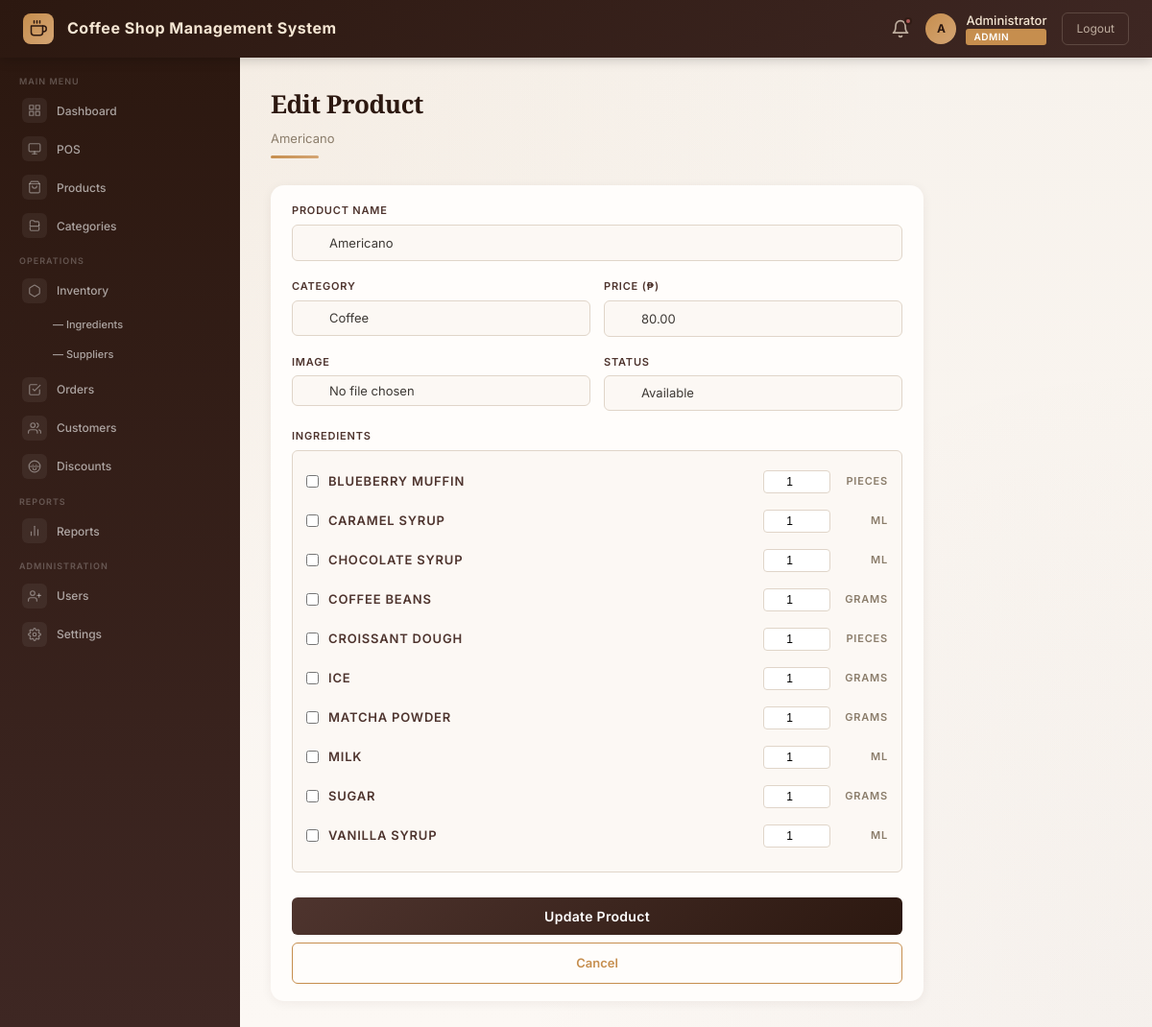
Page /modules/products/edit_product.php?id=1 (signed in) on the committed database.
### tables this page shows
CREATE TABLE products (
    product_id    INT           AUTO_INCREMENT PRIMARY KEY,
    name          VARCHAR(100)  NOT NULL,
    description   TEXT          DEFAULT NULL,
    price         DECIMAL(10,2) NOT NULL,
    category_id   INT           DEFAULT NULL,
    image         VARCHAR(255)  DEFAULT NULL,
    status        ENUM('available', 'unavailable') NOT NULL DEFAULT 'available',
    created_at    TIMESTAMP     DEFAULT CURRENT_TIMESTAMP,
    updated_at    TIMESTAMP     DEFAULT CURRENT_TIMESTAMP ON UPDATE CURRENT_TIMESTAMP,
    FOREIGN KEY (category_id) REFERENCES categories(category_id) ON DELETE SET NULL
);

CREATE TABLE categories (
    category_id   INT          AUTO_INCREMENT PRIMARY KEY,
    name          VARCHAR(100) NOT NULL UNIQUE,
    description   TEXT         DEFAULT NULL,
    created_at    TIMESTAMP    DEFAULT CURRENT_TIMESTAMP
);

CREATE TABLE ingredients (
    ingredient_id   INT           AUTO_INCREMENT PRIMARY KEY,
    name            VARCHAR(100)  NOT NULL UNIQUE,
    stock_quantity  DECIMAL(10,2) NOT NULL DEFAULT 0,
    unit            VARCHAR(20)   NOT NULL DEFAULT 'pieces',
    min_stock_level   DECIMAL(10,2) NOT NULL DEFAULT 10,
    expiration_date   DATE          DEFAULT NULL,
    last_restocked_at TIMESTAMP     NULL DEFAULT NULL,
    created_at        TIMESTAMP     DEFAULT CURRENT_TIMESTAMP,
    updated_at        TIMESTAMP     DEFAULT CURRENT_TIMESTAMP ON UPDATE CURRENT_TIMESTAMP
);

### modules/products/edit_product.php (the view, shortened to what this page needs)
<?php
require_once __DIR__ . '/../../includes/auth.php';
$id = $_GET['id'] ?? 0;
$stmt = $pdo->prepare("SELECT * FROM products WHERE product_id = :id");
$stmt->execute(['id' => $id]);
$product = $stmt->fetch();
$categories = $pdo->query("SELECT * FROM categories ORDER BY name")->fetchAll();
$ingredients = $pdo->query("SELECT * FROM ingredients ORDER BY name")->fetchAll();
$selected_ings = [];
require_once __DIR__ . '/../../includes/dashboard_header.php';
?>
<div class="page-header">
    <div class="page-header-left">
        <h1>Edit Product</h1>
        <p><?= htmlspecialchars($product['name']) ?></p>
        <div class="page-header-accent"></div>
    </div>
</div>
<div class="card" style="max-width:680px;">
    <div class="card-body">
        <form method="POST" enctype="multipart/form-data">
            <div class="form-group">
                <label>Product Name</label>
                <div class="input-wrapper">
                    <input type="text" name="name" required value="<?= htmlspecialchars($_POST['name'] ?? $product['name']) ?>">
                </div>
            </div>
            <div class="form-row">
                <div class="form-group">
                    <label>Category</label>
                    <div class="input-wrapper">
                        <select name="category_id">
                            <?php foreach ($categories as $cat): ?>
                                <option value="<?= $cat['category_id'] ?>" <?= ($_POST['category_id'] ?? $product['category_id']) == $cat['category_id'] ? 'selected' : '' ?>><?= htmlspecialchars($cat['name']) ?></option>
                            <?php endforeach; ?>
                        </select>
                    </div>
                </div>
                <div class="form-group">
                    <label>Price (₱)</label>
                    <div class="input-wrapper">
                        <input type="number" name="price" step="0.01" min="0" required value="<?= htmlspecialchars($_POST['price'] ?? $product['price']) ?>">
                    </div>
                </div>
            </div>
            <div class="form-row">
                <div class="form-group">
                    <label>Image</label>
                    <div class="input-wrapper">
                        <input type="file" name="image" accept="image/*">
                    </div>
                </div>
                <div class="form-group">
                    <label>Status</label>
                    <div class="input-wrapper">
                        <select name="status">
                            <option value="available" <?= ($_POST['status'] ?? $product['status']) === 'available' ? 'selected' : '' ?>>Available</option>
                        </select>
                    </div>
                </div>
            </div>
            <div class="form-group">
                <label>Ingredients</label>
                <div style="border:1.5px solid var(--border-med);border-radius:6px;padding:14px;background:var(--bg-warm);">
                    <?php foreach ($ingredients as $ing): ?>
                        <label style="display:flex;align-items:center;gap:10px;padding:6px 0;cursor:pointer;font-size:13px;">
                            <input type="checkbox" name="ingredients[]" value="<?= $ing['ingredient_id'] ?>" style="accent-color:var(--coffee-gold);" <?= isset($selected_ings[$ing['ingredient_id']]) ? 'checked' : '' ?>>
                            <span style="flex:1;"><?= htmlspecialchars($ing['name']) ?></span>
                            <input type="number" name="quantities[<?= $ing['ingredient_id'] ?>]" value="<?= htmlspecialchars($_POST['quantities'][$ing['ingredient_id']] ?? $selected_ings[$ing['ingredient_id']] ?? '1') ?>" min="0.01" step="0.01" style="width:70px;padding:4px 8px;border:1px solid var(--border-med);border-radius:4px;font-size:12px;text-align:center;">
                            <span style="font-size:11px;color:var(--text-muted);width:50px;text-align:right;"><?= htmlspecialchars($ing['unit']) ?></span>
                        </label>
                    <?php endforeach; ?>
                </div>
            </div>
            <button type="submit" class="btn-primary" style="margin-top:8px;">Update Product</button>
            <a href="products.php" class="btn-outline" style="margin-top:8px;">Cancel</a>
        </form>
    </div>
</div>
<?php require_once __DIR__ . '/../../includes/dashboard_footer.php'; ?>

### assets/css/style.css (style rules this page uses)
*, *::before, *::after { margin: 0; padding: 0; box-sizing: border-box; }
:root { --coffee-dark: #2C1810; --coffee-espresso: #3E2723; --coffee-medium: #4E342E; --coffee-mocha: #5D4037; --coffee-light: #6D4C41; --coffee-caramel: #A67C52; --coffee-gold: #C68E4E; --coffee-latte: #D4A574; --coffee-cream: #F5E6D3; --coffee-foam: #FEF9F3; --accent-teal: #4DB6AC; --accent-coral: #E57373; --accent-sunset: #FFB74D; --accent-sage: #81C784; --accent-lavender: #9575CD; --accent-ocean: #64B5F6; --bg-warm: #FCF8F4; --bg-card: #FFFFFF; --bg-sidebar: #FFFFFF; --text-dark: #1A1A1A; --text-body: #3E3A36; --text-muted: #8B7D6B; --text-light: #B8A99A; --border-light: #F0EBE5; --border-med: #E0D5C9; --shadow-sm: 0 1px 3px rgba(44, 24, 16, 0.06); --shadow-md: 0 4px 16px rgba(44, 24, 16, 0.08); --shadow-lg: 0 8px 32px rgba(44, 24, 16, 0.12); --shadow-card: 0 2px 12px rgba(44, 24, 16, 0.06); --radius-sm: 6px; --radius-md: 10px; --radius-lg: 14px; --radius-xl: 20px; --transition: 0.3s ease; }
html, body { height: 100%; font-family: 'Inter', sans-serif; background: linear-gradient(135deg, var(--coffee-dark), var(--coffee-medium), var(--coffee-light)); color: var(--text-body); line-height: 1.6; }
.form-group { margin-bottom: 18px; }
.form-group label { display: block; font-size: 11px; font-weight: 600; color: var(--coffee-medium); margin-bottom: 5px; text-transform: uppercase; letter-spacing: 0.8px; }
.input-wrapper { position: relative; }
.input-wrapper input, .input-wrapper select, .input-wrapper textarea { width: 100%; padding: 10px 14px 10px 38px; border: 1.5px solid var(--border-med); border-radius: var(--radius-sm); font-size: 13px; font-family: 'Inter', sans-serif; color: var(--text-body); background: var(--bg-warm); transition: all 0.25s ease; outline: none; }
.input-wrapper input::placeholder, .input-wrapper textarea::placeholder { color: var(--text-light); }
.input-wrapper input[type="password"], .input-wrapper input[type="text"] { padding-right: 36px; }
.input-wrapper select { appearance: none; -webkit-appearance: none; background-repeat: no-repeat; background-position: right 10px center; background-size: 14px; padding-right: 32px; cursor: pointer; }
.input-wrapper input[type="file"] { padding-top: 7px; padding-bottom: 7px; cursor: pointer; }
.form-row { display: flex; gap: 14px; }
.form-row .form-group { flex: 1; }
.btn-primary { display: inline-flex; align-items: center; justify-content: center; gap: 8px; width: 100%; padding: 11px 20px; background: linear-gradient(135deg, var(--coffee-medium), var(--coffee-dark)); border: none; border-radius: var(--radius-sm); color: var(--bg-card); font-size: 14px; font-weight: 600; font-family: 'Inter', sans-serif; cursor: pointer; transition: all 0.3s ease; position: relative; overflow: hidden; letter-spacing: 0.3px; }
.btn-outline { display: inline-flex; align-items: center; justify-content: center; gap: 8px; width: 100%; padding: 10px 20px; border: 1.5px solid var(--coffee-gold); border-radius: var(--radius-sm); color: var(--coffee-gold); font-size: 13px; font-weight: 600; font-family: 'Inter', sans-serif; background: transparent; cursor: pointer; text-decoration: none; transition: all 0.25s ease; }
body.dashboard-page { background: linear-gradient(135deg, #EDE6DD 0%, #F5EFE8 40%, #FCF8F4 100%); }
.page-header { margin-bottom: 28px; display: flex; align-items: flex-start; justify-content: space-between; flex-wrap: wrap; gap: 12px; }
.page-header-left h1 { font-family: 'Playfair Display', serif; font-size: 26px; font-weight: 700; color: var(--coffee-dark); margin-bottom: 4px; letter-spacing: -0.5px; }
.page-header-left p { color: var(--text-muted); font-size: 13px; }
.page-header-accent { width: 50px; height: 3px; background: linear-gradient(90deg, var(--coffee-gold), var(--coffee-latte)); border-radius: 3px; margin-top: 8px; }
.card { background: #FFFDFB; border-radius: var(--radius-lg); box-shadow: var(--shadow-card); overflow: hidden; transition: box-shadow 0.3s ease; }
.card-body { padding: 18px 22px; }

### rows in the picture
products: name "Americano", category_id "Coffee", price "80.00", status "Available"
ingredients: name "BLUEBERRY MUFFIN", ingredient_id "1", unit "PIECES"
ingredients: name "CARAMEL SYRUP", ingredient_id "1", unit "ML"
ingredients: name "CHOCOLATE SYRUP", ingredient_id "1", unit "ML"
ingredients: name "COFFEE BEANS", ingredient_id "1", unit "GRAMS"
ingredients: name "CROISSANT DOUGH", ingredient_id "1", unit "PIECES"
ingredients: name "ICE", ingredient_id "1", unit "GRAMS"
ingredients: name "MATCHA POWDER", ingredient_id "1", unit "GRAMS"
ingredients: name "MILK", ingredient_id "1", unit "ML"
ingredients: name "SUGAR", ingredient_id "1", unit "GRAMS"
ingredients: name "VANILLA SYRUP", ingredient_id "1", unit "ML"

### other values in the picture
APP_NAME "Coffee Shop Management System"
substr($_SESSION['full_name'] ?? $_SESSION['username'], 0, 1) "A"
$_SESSION['full_name'] "Administrator"
$_SESSION['role'] "ADMIN"
